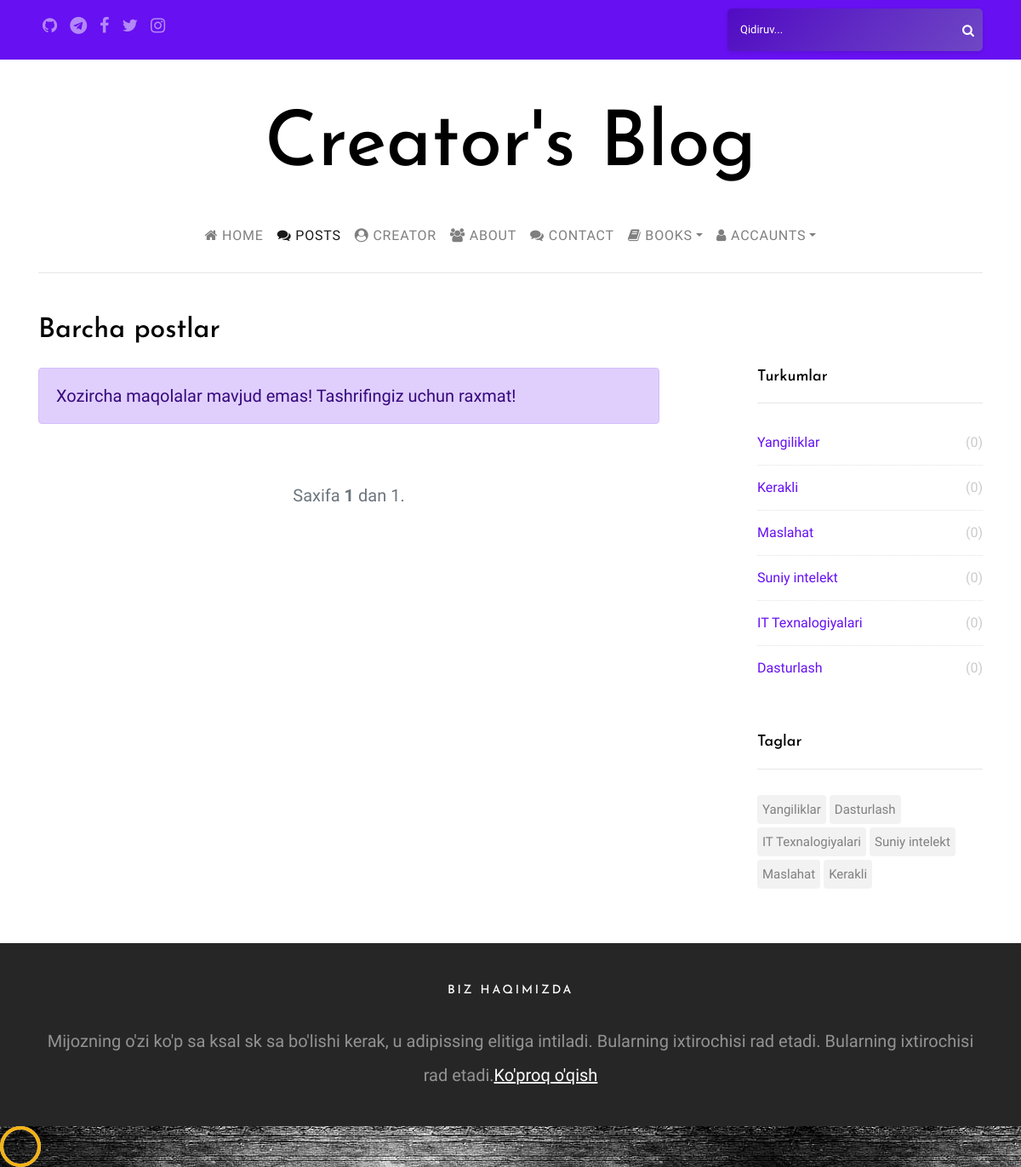
The app's page /post/, older data.
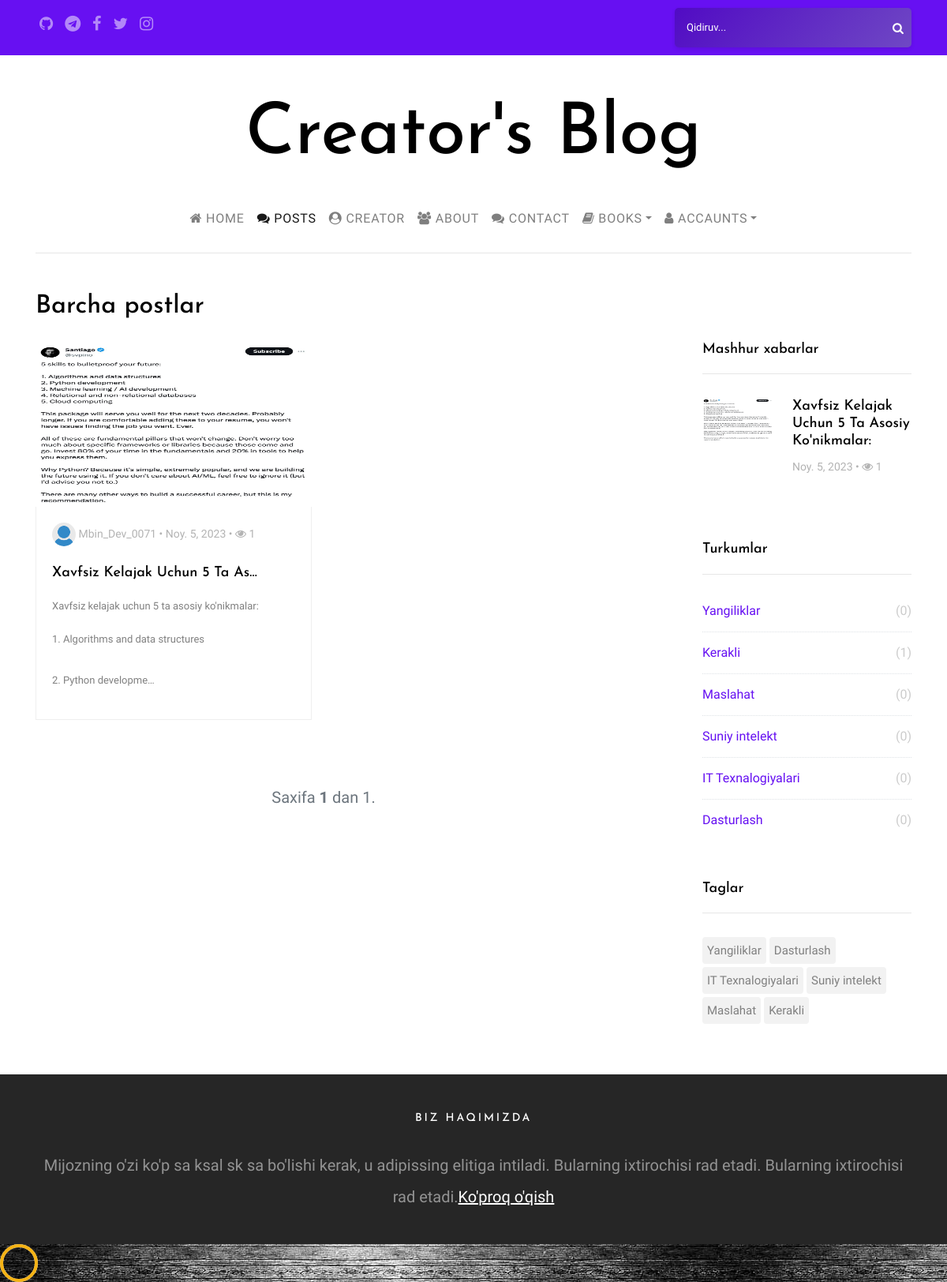
The same page, newer data.
### posts/models.py (models this page shows, shortened)
class Category(models.Model):
    name = models.CharField(max_length=50, verbose_name='Kategoriya nomi')
    slug = models.SlugField(unique=True, help_text="Bu joyni qo'lda o'zgartirmaslik tavsiya etiladi.")
    def __str__(self):
        return self.name

class Tag(models.Model):
    name = models.CharField(max_length=50, verbose_name='Yorliq nomi')
    slug = models.SlugField(unique=True, help_text="Bu joyni qo'lda o'zgartirmaslik tavsiya etiladi.")
    def __str__(self):
        return self.name

class Post(models.Model):
    author = models.ForeignKey(settings.AUTH_USER_MODEL, on_delete=models.CASCADE)
    category = models.ForeignKey(Category, on_delete=models.CASCADE)
    tags = models.ManyToManyField(Tag, blank=True, verbose_name='Yorliqlar')
    views = models.ManyToManyField(HitCount, related_name='post_views', blank=True)
    title = models.CharField(max_length=75, verbose_name='Sarlavha')
    slug = models.SlugField(unique=True, help_text='Bu joyni qo`lda o`zgartirmaslik tavsiya etiladi.')
    image = models.ImageField(upload_to='posts/%Y/%m/%d/', verbose_name='Rasm')
    content = RichTextField(verbose_name='Tarkib')
    created = models.DateTimeField(auto_now_add=True, verbose_name='Yaratilgan sana')
    available = models.BooleanField(default=True, verbose_name='Faol passiv')
    def getHitCount(self):
        return self.views.count()
    class Meta:
        ordering = ['-created']

### users/models.py (models this page shows, shortened)
class UserDetail(models.Model):
    user = models.OneToOneField(User, on_delete=models.CASCADE)
    title = models.CharField(blank=True, null=True, max_length=50, verbose_name='Ünvan')
    description = models.CharField(blank=True, null=True, max_length=250, verbose_name='Açıklama')
    image = models.ImageField(blank=True, null=True, upload_to='users/', default='def_user.png', verbose_name='Görsel')

### posts/views.py (the view)
# urls.py: path('', views.PostList, name='posts'),
def PostList(request, category_slug=None, tag_slug=None):
    category_page = None
    tag_page = None
    categories = Category.objects.all()
    tags = Tag.objects.all()
    popularposts = Post.objects.filter(available=True).annotate(viewyek=Count('views')).order_by('-viewyek')[:3]  # Get popular 3 posts
    context = {}
    if category_slug is not None:
        category_page = get_object_or_404(Category, slug=category_slug)
        posts = Post.objects.filter(available=True, category=category_page).order_by('-created')
        context.update({'title': "Turkum bo'yicha xabarlar"})
    elif tag_slug is not None:
        tag_page = get_object_or_404(Tag, slug=tag_slug)
        posts = Post.objects.filter(available=True, tags=tag_page).order_by('-created')
        context.update({'title': "Teg bo'yicha xabarlar"})
    else:
        posts = Post.objects.all().filter(available=True).order_by('-created')
        context.update({'title': 'Barcha postlar'})
    paginator = Paginator(posts, 8)  # Show 8 object per page.
    page_number = request.GET.get('page')
    post_list = paginator.get_page(page_number)
    context.update({
        'post_list': post_list,
        'popularposts': popularposts,
        'categories': categories,
        'tags': tags,
    })
    return render(request, 'posts.html', context)

### templates/posts.html (shortened to what this page needs)
{% extends 'partials/_base.html' %}
{% load static %}
{% block content %}
    <section class="site-section py-sm pt-5">
    <div class="container">
    <div class="row">
        <div class="col-md-6">
            <h2 class="mb-4">{{ title }}</h2>
        </div>
    </div>
    <div class="row blog-entries">
    <div class="col-md-12 col-lg-8 main-content">
        <div class="row">
            {% if post_list %}
                {% for post in post_list %}
                    <div class="col-md-6">
                        <a href="{% url 'posts:postDetail' post.category.slug post.id post.slug %}" class="blog-entry element-animate" data-animate-effect="fadeIn">
                            <img class="imgyek" style="height: 210px; width: 100%" src="{{ post.image.url }}" alt="Image placeholder">
                            <div class="blog-content-body">
                                <div class="post-meta">
                                    <span class="author"><img src="{{ post.author.userdetail.image.url }}" alt="Colorlib"> {{ post.author.username | title }} &bullet; </span>
                                    <span>{{ post.created | date }} &bullet;</span>
                                    <span><span class="fa fa-eye"></span> {{ post.getHitCount }}</span>
                                </div>
                                <h2>{{ post.title | title | truncatechars:30}}</h2>
                                <p class="mb-0">{{ post.content|safe|truncatechars:125|linebreaks }}</p>
                            </div>
                        </a>
                    </div>
                {% endfor %}
            {% else %}
                <div class="col-md-12">
                    <div class="alert alert-primary" role="alert">
                        Xozircha maqolalar mavjud emas!
                        Tashrifingiz uchun raxmat!
                    </div>
                </div>
            {% endif %}
        </div>
        <div class="row mt-5">
            <div class="col-md-12 text-center">
                <nav aria-label="Page navigation" class="text-center">
                    <ul class="pagination">
                        <span class="step-links">
                            <span class="current">
                                    Saxifa <span class="font-weight-bold">{{ post_list.number }}</span> dan {{ post_list.paginator.num_pages }}.
                            </span>
                        </span>
                    </ul>
                </nav>
            </div>
        </div>
    </div>
{% endblock %}

### templates/partials/_sidebar.html
{% load static %}
<div class="col-md-12 col-lg-4 sidebar">
    {% if popularposts %}
        <div class="sidebar-box">
            <h3 class="heading">Mashhur xabarlar</h3>
            <div class="post-entry-sidebar">
                <ul>
                    {% for popularpost in popularposts %}
                        <li>
                            <a href="{% url 'posts:postDetail' popularpost.category.slug popularpost.id popularpost.slug %}">
                                <img style="height: 55px" src="{{ popularpost.image.url }}" alt="popularpost img" class="mr-4">
                                <div class="text">
                                    <h4>{{ popularpost.title | title }}</h4>
                                    <div class="post-meta">
                                        <span>{{ popularpost.created | date }} &bullet;</span>
                                        <span><span class="fa fa-eye"></span> {{ popularpost.getHitCount }}</span>
                                    </div>
                                </div>
                            </a>
                        </li>
                    {% endfor %}
                </ul>
            </div>
        </div>
    {% endif %}
    {% if categories %}
        <div class="sidebar-box">
            <h3 class="heading">Turkumlar</h3>
            <ul class="categories">
                {% for category in categories %}
                    <li><a href="{% url 'posts:posts_by_category' category.slug %}">{{ category }} <span>({{ category.post_set.count }})</span></a></li>
                {% endfor %}
            </ul>
        </div>
    {% endif %}
    {% if tags %}
        <div class="sidebar-box">
            <h3 class="heading">Taglar</h3>
            <ul class="tags">
                {% for tag in tags %}
                    <li><a href="{% url 'posts:posts_by_tag' tag.slug %}">{{ tag }}</a></li>
                {% endfor %}
            </ul>
        </div>
    {% endif %}
</div>
</div>
</div>
</section>

Row changes from the older to the newer data that the page shows:
added Post: image (picture), author.userdetail.image (picture), author.username "Mbin_Dev_0071", created "Noy. 5, 2023", getHitCount "1", title "Xavfsiz Kelajak Uchun 5 Ta As…", content "Xavfsiz kelajak uchun 5 ta asosiy ko'nikmalar: 1. Algorithms and data structures 2. Python developme…", title "Xavfsiz Kelajak Uchun 5 Ta Asosiy Ko'nikmalar:"
computed for Category "Kerakli": post_set.count "0" → "1"
Text that changed along with them:
text no longer shown: "Xozircha maqolalar mavjud emas! Tashrifingiz uchun raxmat!"
text now shown: "Mashhur xabarlar"
